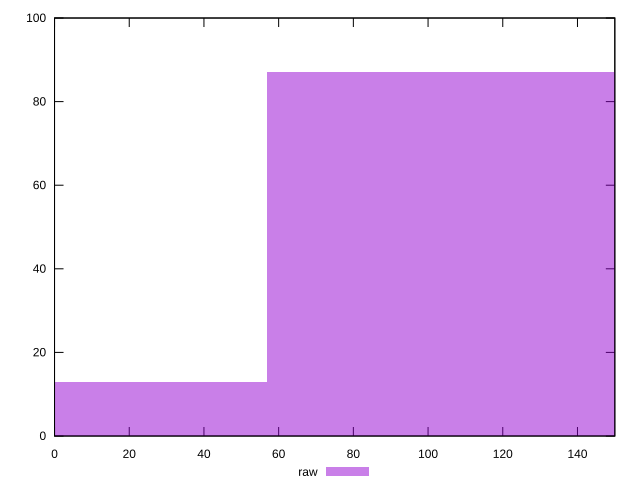

The gnuplot source for this figure:
reset

$raw <<EOF
113.80187296383802 87
0 13
EOF

set key outside below
set boxwidth 113.80187296383802
set xrange [0:150]
set yrange [0:100]
set trange [0:100]
set style fill transparent solid 0.5 noborder
set terminal svg size 640, 490 enhanced background rgb 'white'
set output "reports/report_00033_2021-03-01T14-23-16.841Z/unused-css-rules/samples/astro-inner-cached/raw/histogram.svg"

plot $raw title "raw" with boxes

reset
